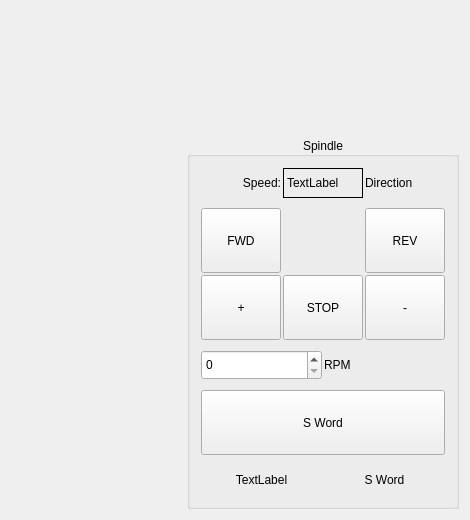
        <widget class="QWidget" name="tab_16">
         <attribute name="title">
          <string>Spindle</string>
         </attribute>
         <widget class="QWidget" name="layoutWidget">
          <property name="geometry">
           <rect>
            <x>185</x>
            <y>135</y>
            <width>276</width>
            <height>376</height>
           </rect>
          </property>
          <layout class="QHBoxLayout" name="horizontalLayout_45">
           <property name="spacing">
            <number>2</number>
           </property>
           <property name="leftMargin">
            <number>2</number>
           </property>
           <property name="topMargin">
            <number>2</number>
           </property>
           <property name="rightMargin">
            <number>2</number>
           </property>
           <property name="bottomMargin">
            <number>2</number>
           </property>
           <item>
            <widget class="QGroupBox" name="groupBox_6">
             <property name="minimumSize">
              <size>
               <width>245</width>
               <height>285</height>
              </size>
             </property>
             <property name="title">
              <string>Spindle</string>
             </property>
             <property name="alignment">
              <set>Qt::AlignCenter</set>
             </property>
             <layout class="QVBoxLayout" name="verticalLayout_29">
              <item>
               <layout class="QHBoxLayout" name="horizontalLayout_41">
                <property name="spacing">
                 <number>2</number>
                </property>
                <property name="leftMargin">
                 <number>2</number>
                </property>
                <property name="topMargin">
                 <number>2</number>
                </property>
                <property name="rightMargin">
                 <number>2</number>
                </property>
                <property name="bottomMargin">
                 <number>2</number>
                </property>
                <item>
                 <widget class="QLabel" name="label_22">
                  <property name="minimumSize">
                   <size>
                    <width>50</width>
                    <height>30</height>
                   </size>
                  </property>
                  <property name="text">
                   <string>Speed:</string>
                  </property>
                  <property name="alignment">
                   <set>Qt::AlignRight|Qt::AlignTrailing|Qt::AlignVCenter</set>
                  </property>
                 </widget>
                </item>
                <item>
                 <widget class="QLabel" name="spindle_speed_0_lb">
                  <property name="minimumSize">
                   <size>
                    <width>65</width>
                    <height>30</height>
                   </size>
                  </property>
                  <property name="frameShape">
                   <enum>QFrame::Box</enum>
                  </property>
                  <property name="text">
                   <string>TextLabel</string>
                  </property>
                 </widget>
                </item>
                <item>
                 <widget class="QLabel" name="spindle_direction_0_lb">
                  <property name="minimumSize">
                   <size>
                    <width>60</width>
                    <height>30</height>
                   </size>
                  </property>
                  <property name="text">
                   <string>Direction</string>
                  </property>
                 </widget>
                </item>
               </layout>
              </item>
              <item>
               <layout class="QGridLayout" name="gridLayout_23">
                <property name="leftMargin">
                 <number>2</number>
                </property>
                <property name="topMargin">
                 <number>2</number>
                </property>
                <property name="rightMargin">
                 <number>2</number>
                </property>
                <property name="bottomMargin">
                 <number>2</number>
                </property>
                <property name="spacing">
                 <number>2</number>
                </property>
                <item row="0" column="0">
                 <widget class="QPushButton" name="spindle_fwd_pb">
                  <property name="minimumSize">
                   <size>
                    <width>65</width>
                    <height>65</height>
                   </size>
                  </property>
                  <property name="text">
                   <string>FWD</string>
                  </property>
                 </widget>
                </item>
                <item row="1" column="1">
                 <widget class="QPushButton" name="spindle_stop_pb">
                  <property name="minimumSize">
                   <size>
                    <width>65</width>
                    <height>65</height>
                   </size>
                  </property>
                  <property name="text">
                   <string>STOP</string>
                  </property>
                 </widget>
                </item>
                <item row="1" column="0">
                 <widget class="QPushButton" name="spindle_plus_pb">
                  <property name="minimumSize">
                   <size>
                    <width>65</width>
                    <height>65</height>
                   </size>
                  </property>
                  <property name="text">
                   <string>+</string>
                  </property>
                 </widget>
                </item>
                <item row="1" column="2">
                 <widget class="QPushButton" name="spindle_minus_pb">
                  <property name="minimumSize">
                   <size>
                    <width>65</width>
                    <height>65</height>
                   </size>
                  </property>
                  <property name="text">
                   <string>-</string>
                  </property>
                 </widget>
                </item>
                <item row="0" column="2">
                 <widget class="QPushButton" name="spindle_rev_pb">
                  <property name="enabled">
                   <bool>true</bool>
                  </property>
                  <property name="minimumSize">
                   <size>
                    <width>65</width>
                    <height>65</height>
                   </size>
                  </property>
                  <property name="text">
                   <string>REV</string>
                  </property>
                 </widget>
                </item>
               </layout>
              </item>
              <item>
               <layout class="QHBoxLayout" name="horizontalLayout_42">
                <property name="spacing">
                 <number>2</number>
                </property>
                <property name="leftMargin">
                 <number>2</number>
                </property>
                <property name="topMargin">
                 <number>2</number>
                </property>
                <property name="rightMargin">
                 <number>2</number>
                </property>
                <property name="bottomMargin">
                 <number>2</number>
                </property>
                <item>
                 <widget class="QSpinBox" name="spindle_speed_0_sb">
                  <property name="minimumSize">
                   <size>
                    <width>110</width>
                    <height>30</height>
                   </size>
                  </property>
                  <property name="maximum">
                   <number>30000</number>
                  </property>
                 </widget>
                </item>
                <item>
                 <widget class="QLabel" name="label_23">
                  <property name="minimumSize">
                   <size>
                    <width>60</width>
                    <height>30</height>
                   </size>
                  </property>
                  <property name="text">
                   <string>RPM</string>
                  </property>
                 </widget>
                </item>
               </layout>
              </item>
              <item>
               <layout class="QHBoxLayout" name="horizontalLayout_43">
                <property name="spacing">
                 <number>2</number>
                </property>
                <property name="leftMargin">
                 <number>2</number>
                </property>
                <property name="topMargin">
                 <number>2</number>
                </property>
                <property name="rightMargin">
                 <number>2</number>
                </property>
                <property name="bottomMargin">
                 <number>2</number>
                </property>
                <item>
                 <widget class="QPushButton" name="mdi_s_pb">
                  <property name="minimumSize">
                   <size>
                    <width>0</width>
                    <height>65</height>
                   </size>
                  </property>
                  <property name="text">
                   <string>S Word</string>
                  </property>
                 </widget>
                </item>
               </layout>
              </item>
              <item>
               <layout class="QHBoxLayout" name="horizontalLayout_44">
                <property name="spacing">
                 <number>2</number>
                </property>
                <property name="leftMargin">
                 <number>2</number>
                </property>
                <property name="topMargin">
                 <number>2</number>
                </property>
                <property name="rightMargin">
                 <number>2</number>
                </property>
                <property name="bottomMargin">
                 <number>2</number>
                </property>
                <item>
                 <widget class="QLabel" name="settings_speed_lb">
                  <property name="minimumSize">
                   <size>
                    <width>80</width>
                    <height>30</height>
                   </size>
                  </property>
                  <property name="text">
                   <string>TextLabel</string>
                  </property>
                  <property name="alignment">
                   <set>Qt::AlignCenter</set>
                  </property>
                 </widget>
                </item>
                <item>
                 <widget class="QLabel" name="label_38">
                  <property name="minimumSize">
                   <size>
                    <width>90</width>
                    <height>30</height>
                   </size>
                  </property>
                  <property name="text">
                   <string>S Word</string>
                  </property>
                  <property name="alignment">
                   <set>Qt::AlignCenter</set>
                  </property>
                 </widget>
                </item>
               </layout>
              </item>
             </layout>
            </widget>
           </item>
          </layout>
         </widget>
        </widget>
